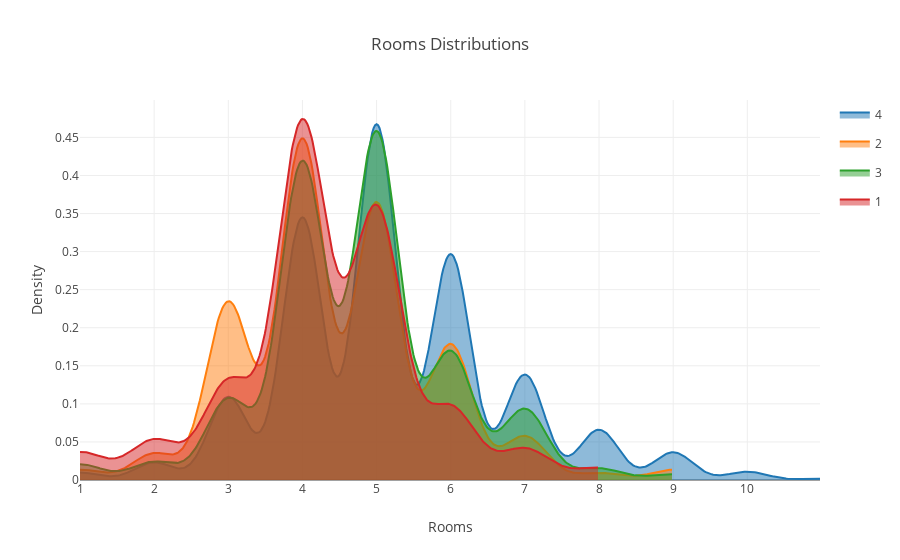

The cell this chart's notebook holds for it:
### Markdown cell above
### Rooms

### Code cell
target = "Target"
feature = "rooms"

fig = ff.create_distplot(
    [train[train[target] == y][feature].values for y in train[target].unique()], 
    train[target].unique(), 
    show_hist=False,
    show_rug=False,
)

for d in fig['data']:
    d.update({'fill' : 'tozeroy'})

layout = go.Layout(
    title   = "Rooms Distributions",
    xaxis   = dict(title = "Rooms"),
    yaxis   = dict(title = "Density"),
)

fig["layout"] = layout
iplot(fig)

### Figure 1 — Plotly figure (JSON) as saved in the notebook; plotly's stock layout.template omitted (floating-point values rounded to 4 significant figures; data arrays with more than 128 entries replaced by an {"elided": "..."} marker saying what was removed)
{"data": [{"fill": "tozeroy", "legendgroup": 4, "marker": {"color": "rgb(31, 119, 180)"}, "mode": "lines", "name": 4, "showlegend": true, "type": "scatter", "x": {"elided": "500 float values"}, "xaxis": "x1", "y": {"elided": "500 float values"}, "yaxis": "y1"}, {"fill": "tozeroy", "legendgroup": 2, "marker": {"color": "rgb(255, 127, 14)"}, "mode": "lines", "name": 2, "showlegend": true, "type": "scatter", "x": {"elided": "500 float values"}, "xaxis": "x1", "y": {"elided": "500 float values"}, "yaxis": "y1"}, {"fill": "tozeroy", "legendgroup": 3, "marker": {"color": "rgb(44, 160, 44)"}, "mode": "lines", "name": 3, "showlegend": true, "type": "scatter", "x": {"elided": "500 float values"}, "xaxis": "x1", "y": {"elided": "500 float values"}, "yaxis": "y1"}, {"fill": "tozeroy", "legendgroup": 1, "marker": {"color": "rgb(214, 39, 40)"}, "mode": "lines", "name": 1, "showlegend": true, "type": "scatter", "x": {"elided": "500 float values"}, "xaxis": "x1", "y": {"elided": "500 float values"}, "yaxis": "y1"}], "layout": {"title": "Rooms Distributions", "xaxis": {"title": "Rooms"}, "yaxis": {"title": "Density"}}}
